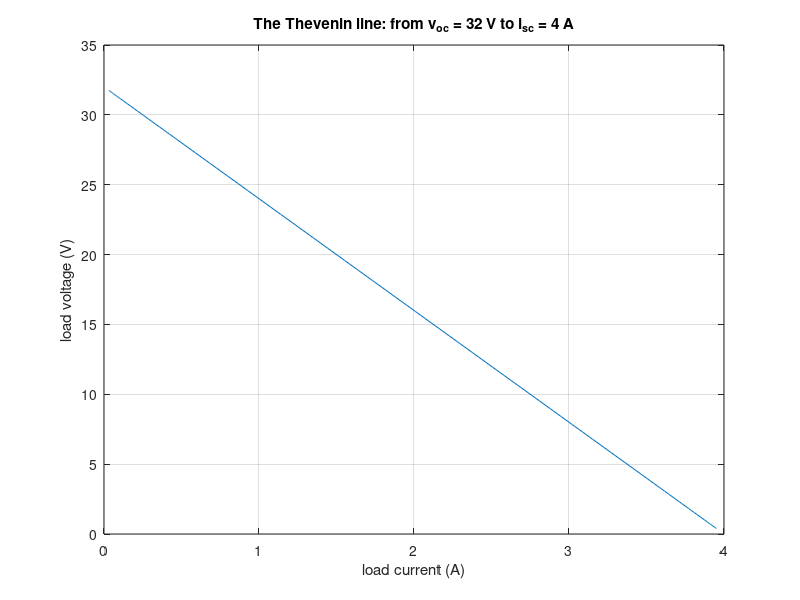

This figure's MATLAB source:
% Circuits 1 — Thevenin and Norton Equivalents
%title: Thevenin Equivalent: voc and isc
%ar-title: مكافئ ثيفنن: جهد الدائرة المفتوحة وتيار القصر
%lesson: c1-techniques-9
%course: circuits-1

%% The lecture example
%ar: الدائرة المفتوحة: (v1 − 25)/5 + v1/20 − 3 = 0 ← VTh = 32 V. القصر: (v2 − 25)/5 + v2/20 − 3 + v2/4 = 0 ← isc = v2/4 = 4 A.
VTh = (25/5 + 3) / (1/5 + 1/20);
v2 = (25/5 + 3) / (1/5 + 1/20 + 1/4);
isc = v2/4; RTh = VTh/isc;
fprintf('VTh = %g V, isc = %g A, RTh = %g ohm, Norton: %g A with %g ohm\n', VTh, isc, RTh, isc, RTh)

%% Example 4.10 (dependent sources)
%ar: VTh = −500 i و i = (5 − 3 VTh)/2000 ← VTh = −5 V. القصر: i = 5/2000 و isc = −20 i ← RTh = 100 Ω.
VTh2 = (-500*5/2000) / (1 - 500*3/2000);
isc2 = -20 * 5/2000; RTh2 = VTh2/isc2;
fprintf('VTh = %g V, isc = %g mA, RTh = %g ohm\n', VTh2, isc2*1000, RTh2)

%%! Project idea: the load line
%ar: مشروع: مع أي حمل R يعطي المكافئ i = VTh/(RTh + R). نرسم الجهد مقابل التيار للحمل: خط مستقيم من VTh إلى isc.
R = logspace(-1, 3, 100);
iL = VTh ./ (RTh + R); vL = iL .* R;
plot(iL, vL); grid on; xlabel('load current (A)'); ylabel('load voltage (V)'); title('The Thevenin line: from v_{oc} = 32 V to i_{sc} = 4 A')
